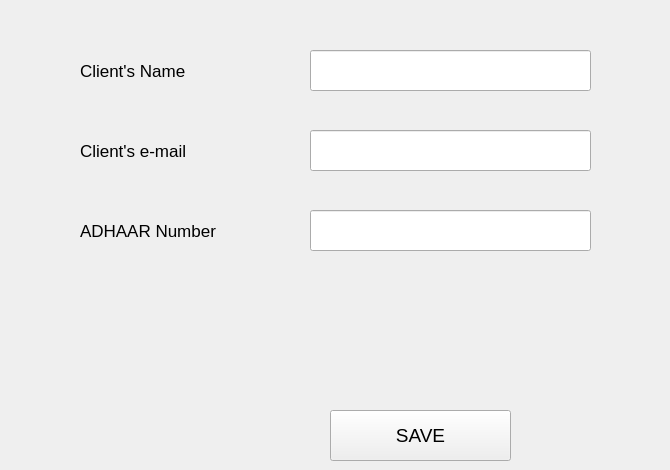
      <widget class="QWidget" name="widget_2">
       <attribute name="title">
        <string>Add Client</string>
       </attribute>
       <widget class="QLineEdit" name="lineEdit_7">
        <property name="geometry">
         <rect>
          <x>310</x>
          <y>50</y>
          <width>281</width>
          <height>41</height>
         </rect>
        </property>
       </widget>
       <widget class="QPushButton" name="pushButton_20">
        <property name="geometry">
         <rect>
          <x>330</x>
          <y>410</y>
          <width>181</width>
          <height>51</height>
         </rect>
        </property>
        <property name="font">
         <font>
          <pointsize>14</pointsize>
         </font>
        </property>
        <property name="text">
         <string>SAVE</string>
        </property>
       </widget>
       <widget class="QLabel" name="label_31">
        <property name="geometry">
         <rect>
          <x>80</x>
          <y>60</y>
          <width>141</width>
          <height>21</height>
         </rect>
        </property>
        <property name="font">
         <font>
          <pointsize>13</pointsize>
         </font>
        </property>
        <property name="text">
         <string>Client's Name</string>
        </property>
       </widget>
       <widget class="QLabel" name="label_32">
        <property name="geometry">
         <rect>
          <x>80</x>
          <y>140</y>
          <width>151</width>
          <height>21</height>
         </rect>
        </property>
        <property name="font">
         <font>
          <pointsize>13</pointsize>
         </font>
        </property>
        <property name="text">
         <string>Client's e-mail</string>
        </property>
       </widget>
       <widget class="QLineEdit" name="lineEdit_21">
        <property name="geometry">
         <rect>
          <x>310</x>
          <y>130</y>
          <width>281</width>
          <height>41</height>
         </rect>
        </property>
       </widget>
       <widget class="QLabel" name="label_33">
        <property name="geometry">
         <rect>
          <x>80</x>
          <y>220</y>
          <width>181</width>
          <height>21</height>
         </rect>
        </property>
        <property name="font">
         <font>
          <pointsize>13</pointsize>
         </font>
        </property>
        <property name="text">
         <string>ADHAAR Number</string>
        </property>
       </widget>
       <widget class="QLineEdit" name="lineEdit_22">
        <property name="geometry">
         <rect>
          <x>310</x>
          <y>210</y>
          <width>281</width>
          <height>41</height>
         </rect>
        </property>
        <property name="echoMode">
         <enum>QLineEdit::Password</enum>
        </property>
       </widget>
       <widget class="QLabel" name="label_38">
        <property name="geometry">
         <rect>
          <x>150</x>
          <y>280</y>
          <width>511</width>
          <height>61</height>
         </rect>
        </property>
        <property name="text">
         <string/>
        </property>
       </widget>
      </widget>
